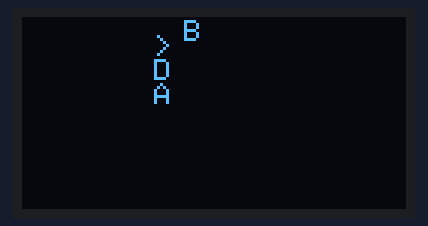
Recording of a sketch running on a simulated ESP32. Shown: 128×64 one-colour display. Random numbers use the default seed unless the sketch sets one.

Above: at 0.87 s.
At 10.52 s:
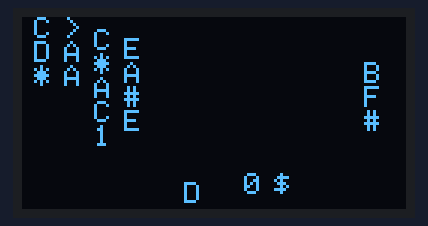
At 15.17 s:
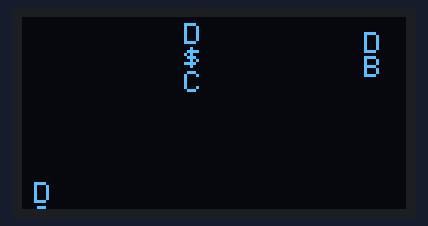
At 20.3 s:
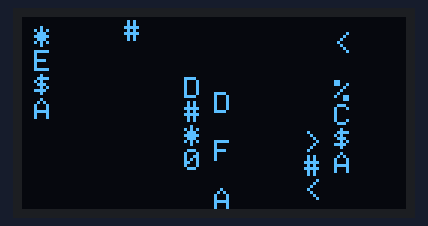
At 30.01 s:
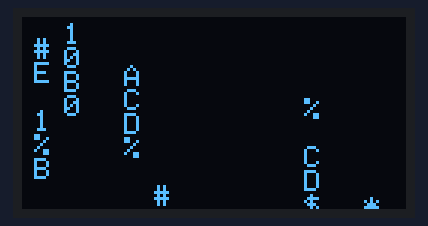
At 39.85 s:
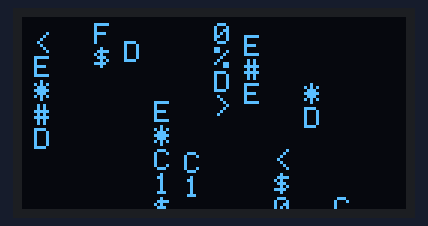

The sketch:

matrix.ino
```cpp
/*
  Matrix Rain v3 — стабильная, без мешанины
  ESP32 + OLED 0.96" SSD1306
*/

#include <Wire.h>
#include <Adafruit_GFX.h>
#include <Adafruit_SSD1306.h>

#define SCREEN_WIDTH  128
#define SCREEN_HEIGHT 64
#define OLED_RESET    -1
#define SCREEN_ADDRESS 0x3C

Adafruit_SSD1306 display(SCREEN_WIDTH, SCREEN_HEIGHT, &Wire, OLED_RESET);

// Только «матричные» символы
const char glyphs[] = "01ABCDEF#$%*<>";
const int  GLYPH_COUNT = sizeof(glyphs) - 1;

const int COLS = 12;          // меньше колонок = меньше каши
const int CHAR_W = 10;
const int CHAR_H = 8;

struct Drop {
  int  y;             // позиция головы (в пикселях)
  int  speed;         // кадров до следующего шага
  int  counter;       // счётчик кадров
  int  length;        // длина хвоста
  char headChar;
  char trail[16];
};

Drop drops[COLS];

void setup() {
  Wire.begin(21, 22);
  if (!display.begin(SSD1306_SWITCHCAPVCC, SCREEN_ADDRESS)) {
    while (true) delay(1000);
  }
  display.clearDisplay();
  display.display();
  randomSeed(esp_random());

  for (int i = 0; i < COLS; i++) {
    spawnDrop(i, true);
  }
}

void spawnDrop(int i, bool firstTime) {
  // Стартуем выше экрана, с разбросом
  drops[i].y       = firstTime ? random(-120, -20) : random(-100, -30);
  drops[i].speed   = random(2, 5);      // чем больше — тем медленнее
  drops[i].counter = 0;
  drops[i].length  = random(5, 11);
  drops[i].headChar = glyphs[random(GLYPH_COUNT)];

  for (int k = 0; k < 16; k++) {
    drops[i].trail[k] = glyphs[random(GLYPH_COUNT)];
  }
}

void loop() {
  display.clearDisplay();

  for (int i = 0; i < COLS; i++) {
    Drop &d = drops[i];

    // Движение только раз в несколько кадров
    d.counter++;
    if (d.counter >= d.speed) {
      d.counter = 0;
      d.y += CHAR_H;

      // Сдвигаем хвост
      for (int k = 15; k > 0; k--) {
        d.trail[k] = d.trail[k - 1];
      }
      d.trail[0] = d.headChar;
      d.headChar = glyphs[random(GLYPH_COUNT)];
    }

    int x = i * CHAR_W + 4;

    // Рисуем голову (всегда)
    int headY = d.y;
    if (headY >= 0 && headY < SCREEN_HEIGHT) {
      display.setTextSize(1);
      display.setTextColor(SSD1306_WHITE);
      display.setCursor(x, headY);
      display.write(d.headChar);
    }

    // Рисуем хвост (реже = эффект затухания)
    for (int j = 1; j < d.length; j++) {
      int py = d.y - j * CHAR_H;
      if (py < 0 || py >= SCREEN_HEIGHT) continue;

      // Чем дальше от головы — тем реже рисуем
      int chance = 10 - j;
      if (chance < 2) chance = 2;
      if (random(0, 10) < chance) {
        display.setCursor(x, py);
        display.write(d.trail[j]);
      }
    }

    // Ушла за экран → новая
    if (d.y - d.length * CHAR_H > SCREEN_HEIGHT) {
      spawnDrop(i, false);
    }
  }

  display.display();
  delay(40);   // общая скорость (можно 50–60 для ещё медленнее)
}
```
